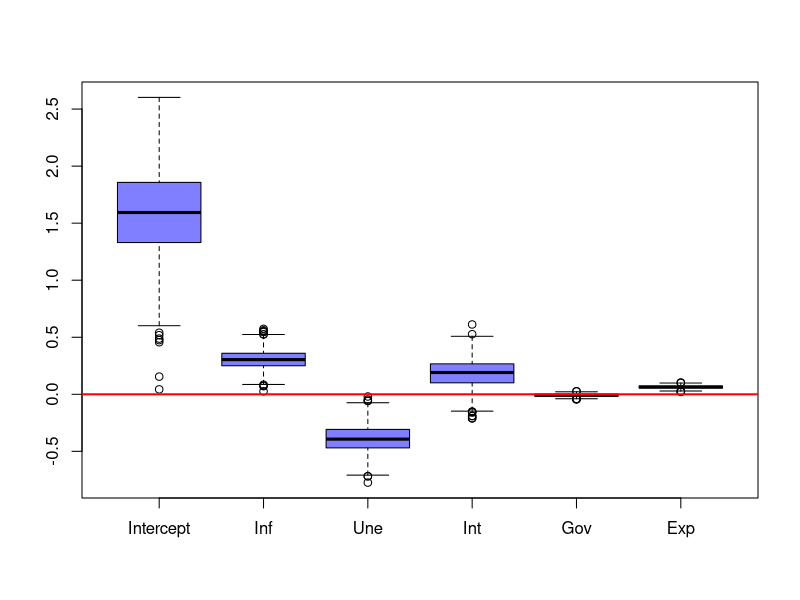
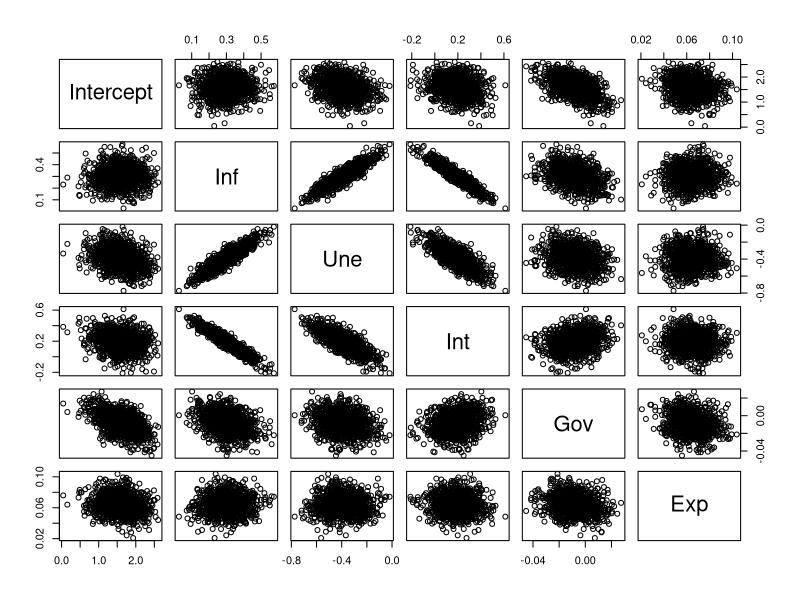
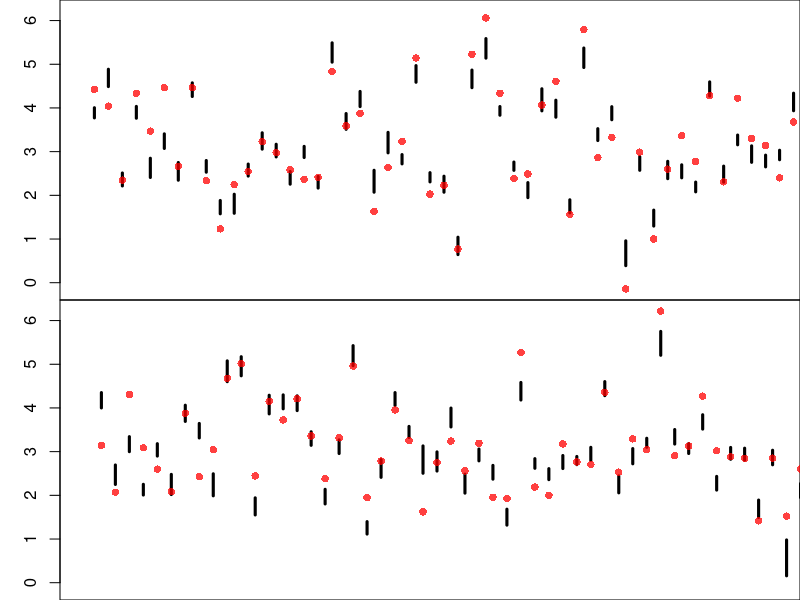
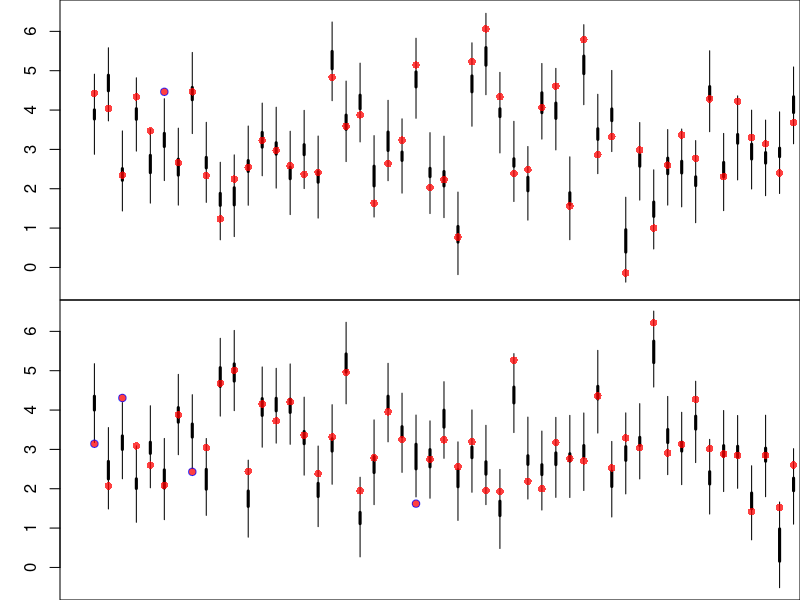

The R script that drew these images, in order:
## ---- chunk 1
# Data Load
dat <- read.csv(file = "Gdp data.csv")

# Assigns Values
X <- as.matrix(dat[, 2:6])
y <- as.numeric(dat$gdp)

# Number of Observations
n <- nrow(X)

# Design Matrix
X <- cbind(rep(1, n), X)

# Number of Variables
p <- ncol(X)

# Number of Bootstraping Samples
m <- 1000

# Bootstraping Coefficient Estimates
booCoe <- matrix(data = NA, nrow = m, ncol = p)
for(i in 1:m){
  # Sample Selection
  booSel <- sample(x = 1:n, size = n, replace = TRUE)
  # Bootstrap Samples
  Xb <- X[booSel, ]
  yb <- y[booSel]
  # Coefficient Estimation
  booCoe[i, ] <- solve(t(Xb) %*% Xb, t(Xb) %*% yb)
}

# Plots the distribution for each coefficient
boxplot(booCoe,
        col = rgb(0, 0, 1, 0.5),
        xaxt = "n")
axis(side = 1, at = 1:6, labels = c("Intercept", "Inf", "Une", "Int", "Gov", "Exp"))
abline(h   = 0,
       col = rgb(1, 0, 0),
       lwd = 2)
## ---- chunk 2
# Data Frame
booCoeDf <- data.frame(booCoe)
colnames(booCoeDf) <- c("Intercept", "Inf", "Une", "Int", "Gov", "Exp")
pairs(booCoeDf)
## ---- chunk 3
# Mean Estimates
yh <- booCoe %*% t(X)

# Bootstrap Prediction Quantiles 2.5% and 97.5%
booConQua <- apply(X = yh, MARGIN = 2, FUN = quantile, probs = c(0.025, 0.975))

# Plots the Intervals and Observations
# Number of Plots
numPlo <- 2
ymin <- min(y, booConQua)
ymax <- max(y, booConQua)
xmin <- 0
xmax <- n / numPlo
xSet <- matrix(data = 1:n, nrow = numPlo, ncol = n / numPlo)

# Bootstrap Confidence Intervals Plot
par(mfrow = c(numPlo, 1))
par(mar = c(0, 3, 0, 0))
for(i in 1:numPlo){
  plot(NULL,
       xlim = c(xmin, xmax),
       ylim = c(ymin, ymax),
       ylab = "GDP % Growth",
       xlab = "Countries",
       xaxt = "n")
  segments(x0  = xSet[i, ],
           x1  = xSet[i, ],
           y0  = booConQua[1, xSet[i, ]],
           y1  = booConQua[2, xSet[i, ]],
           lwd = 3)
  points(x   = xSet[i, ],
         y   = y[xSet[i, ]],
         pch = 16,
         col = rgb(1, 0, 0, 0.75))
}

# Coverage of the Bootstrap Confidence Intervals
print(paste0("Bootstrap Confidence Intervals Coverage = ", round(mean((y > booConQua[1, ]) & (y < booConQua[2, ])) * 100, 2) ))
## ---- chunk 4
### Error Bootstrapping Samples
eh <- t(t(yh) - y)

### Then we re-sample the errors
eh <- eh[sample(x = 1:(m * n), size = m * n, replace = FALSE)]

# Adds the resampled errors to the bootstrap observations sample
yp <- yh + eh

# Bootstrap Prediction Quantiles 2.5% and 97.5%
booPreQua <- apply(X = yp, MARGIN = 2, FUN = quantile, probs = c(0.025, 0.975))

# Plots the Intervals and Observations
# Number of Plots
numPlo <- 2
ymin <- min(y, booPreQua)
ymax <- max(y, booPreQua)
xmin <- 0
xmax <- n / numPlo
xSet <- matrix(data = 1:n, nrow = numPlo, ncol = n / numPlo)

# Non-Covered Observations
nonCov <- ((y > booPreQua[1, ]) & (y < booPreQua[2, ]))

# Bootstrap Confidence Intervals Plot
par(mfrow = c(numPlo, 1))
par(mar = c(0, 3, 0, 0))
for(i in 1:numPlo){
  plot(NULL,
       xlim = c(xmin, xmax),
       ylim = c(ymin, ymax),
       ylab = "GDP % Growth",
       xlab = "Countries",
       xaxt = "n")
  segments(x0  = xSet[i, ] - (i - 1),
           x1  = xSet[i, ] - (i - 1),
           y0  = booConQua[1, xSet[i, ]],
           y1  = booConQua[2, xSet[i, ]],
           lwd = 3)
  segments(x0  = xSet[i, ] - (i - 1),
           x1  = xSet[i, ] - (i - 1),
           y0  = booPreQua[1, xSet[i, ]],
           y1  = booPreQua[2, xSet[i, ]],
           lwd = 1)
  points(x   = xSet[i, ] - (i - 1),
         y   = y[xSet[i, ]],
         pch = 16,
         col = rgb(1, 0, 0, 0.75))
  points(x   = xSet[i, ][!nonCov[xSet[i, ]]] - (i - 1),
         y   = y[xSet[i, ][!nonCov[xSet[i, ]]]],
         pch = 1,
         col = rgb(0, 0, 1, 0.75))
}

# Coverage of the Bootstrap Confidence Intervals
print(paste0("Bootstrap Predictive Intervals Coverage = ", round(mean((y > booPreQua[1, ]) & (y < booPreQua[2, ])) * 100, 2) ))
